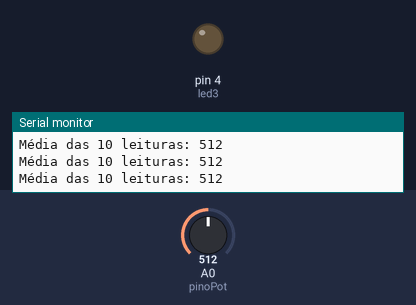
This sketch was run on a simulated Arduino Uno, built with avr-gcc and run on an emulated ATmega328P. Shown: output pins drawn as LEDs (lit = HIGH), the last lines printed to the serial monitor. Inputs (shaded band) come from the test bench; at power-on: A0 (pinoPot) = 512.

Above: at 1.2 s.
1.3 s: A0 (pinoPot) set to 693
2.8 s: A0 (pinoPot) set to 712
At 3.5 s:
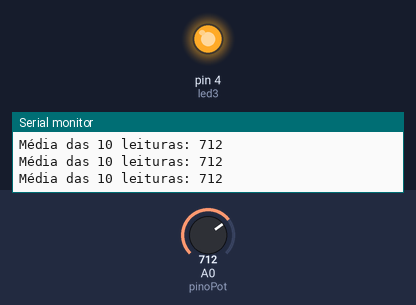
4.5 s: A0 (pinoPot) set to 690
At 5.8 s:
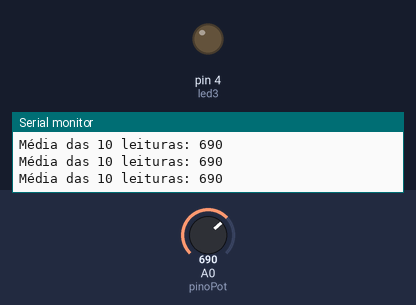
6.1 s: A0 (pinoPot) set to 710
At 7.2 s:
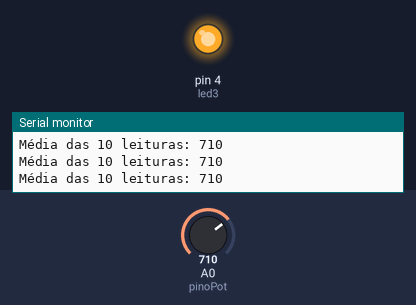
Timing chart, 0 to 8.7 s (numbered marks = the images above; inputs shaded):
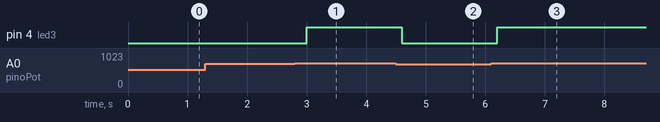

The sketch:

Ex8.ino
```cpp
const int pinoPot = A0;
const int led3 = 4;
int leiturasFeitas = 0;
long somaLeituras = 0;
int mediaFinal = 0;
unsigned long anteriorMillis = 0;
const long intervaloAmostra = 20;
void setup() {
  Serial.begin(9600);
  pinMode(led3, OUTPUT);
}

void loop() {
  unsigned long atualMillis = millis();


  if (leiturasFeitas < 10) {
    if (atualMillis - anteriorMillis >= intervaloAmostra) {
      anteriorMillis = atualMillis;

      int leituraAtual = analogRead(pinoPot);
      somaLeituras += leituraAtual;
      leiturasFeitas++;
    }
  }
  else {
    mediaFinal = somaLeituras / 10;


    Serial.print("Média das 10 leituras: ");
    Serial.println(mediaFinal);


    if (mediaFinal > 700) {
      digitalWrite(led3, HIGH);
    } else {
      digitalWrite(led3, LOW);
    }


    leiturasFeitas = 0;
    somaLeituras = 0;
  }
}
```

Measured:
- the behaviour switches between 700 and 701 on A0 (pinoPot) (found by bisection; images 0 and 1)
- after the input at 2.8 s, pin 4 (led3): LOW → HIGH after 0.20 s
- after the input at 4.5 s, pin 4 (led3): HIGH → LOW after 0.10 s
- after the input at 6.1 s, pin 4 (led3): LOW → HIGH after 0.10 s
